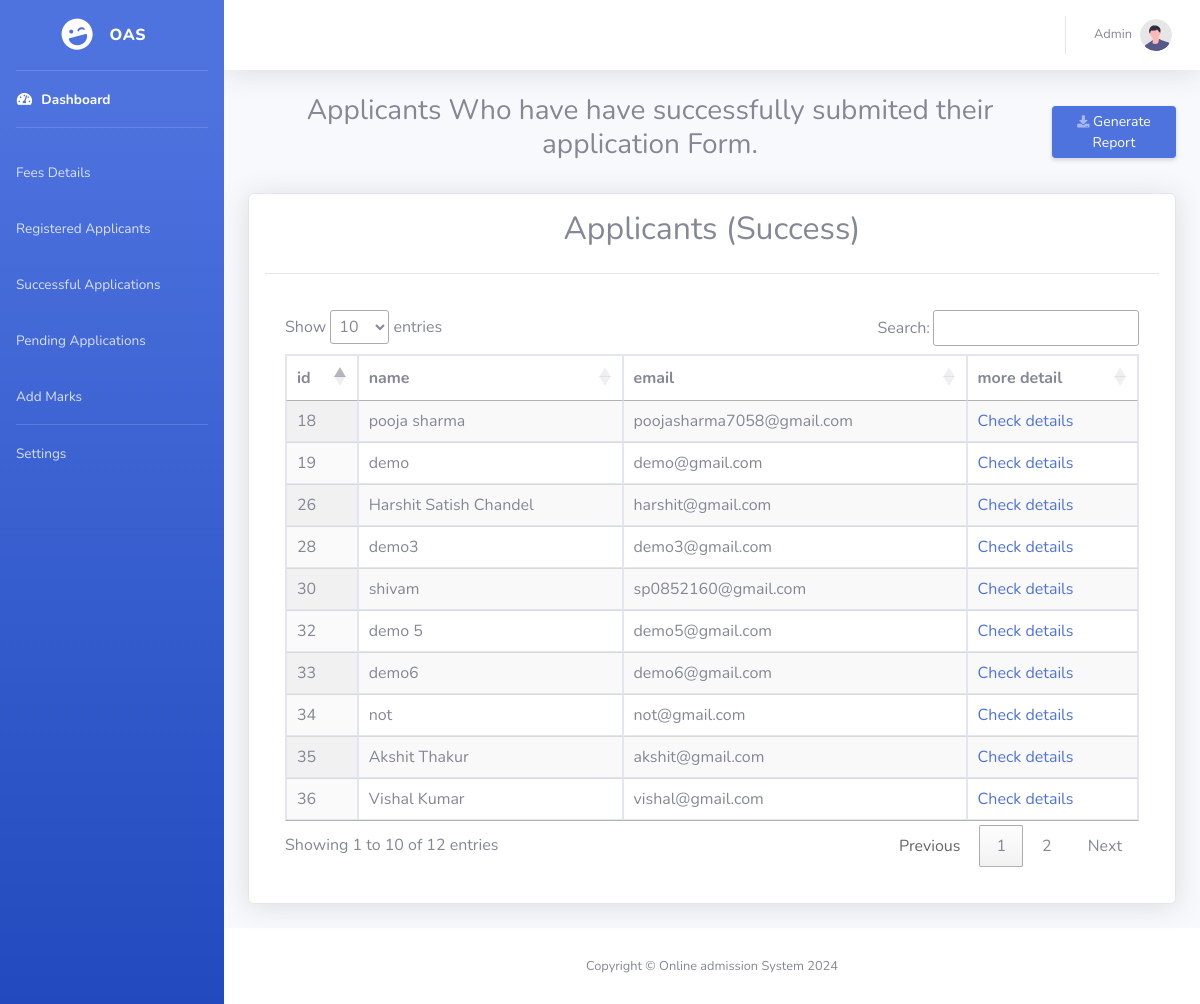
/admin-panel/applicantdetail.php (signed in), run on the app's committed database.
### tables this page shows
CREATE TABLE `user` (
  `id` int(11) NOT NULL,
  `name` varchar(255) NOT NULL,
  `email` varchar(255) NOT NULL,
  `pass` varchar(255) NOT NULL,
  `role` enum('admin','applicant') NOT NULL
);

### admin-panel/applicantdetail.php (the view, shortened to what this page needs)
<?php
require "../db.php";
if (isset($_SESSION['admin_id'])) {
$resultDetails = mysqli_query($conn,"SELECT * FROM user WHERE role!='admin'");
?>
<!DOCTYPE html>
<html>
<head>
	<?php require "head-files.php"; ?>
</head>
<body id="page-top">
    <div id="wrapper">
        <?php require "sidebar.php";?>
        <div id="content-wrapper" class="d-flex flex-column">
            <div id="content">
                <?php require "topbar.php";?>
                <div class="container-fluid">
                    <div class="d-sm-flex align-items-center justify-content-between mb-4">
                        <h3 class="text-center"> Applicants Who have have successfully submited their application Form.</h3>
                        <button id="btnExport" class="d-none d-sm-inline-block btn btn-sm btn-primary shadow-sm"><i class="fas fa-download fa-sm text-white-50"></i> Generate Report</a>
                    </div>
                  <div class="card shadow mb-4 p-3">
                    <div class="text-center">
                    <h2>Applicants (Success)</h2>
                </div>
                <hr>
<div class='card-body'>
<div class='table-responsive'>
<table class='table table-bordered display' id="table">
    <thead>
<tr>
<th>id</th>
<th>name</th>
<th>email</th>
<th>more detail</th>
</tr>
</thead>
<tbody>
<?php
while($rowDetails = mysqli_fetch_array($resultDetails))
{
	$user_id=$rowDetails['id'];
	$checkStatus=mysqli_query($conn,"SELECT * FROM `application_status` WHERE `user_id` ='$user_id'");
	$Status = mysqli_fetch_assoc($checkStatus);
	if($Status != '')
	{
		if($Status['status']=="success")
		{
			echo "<tr>";
			echo "<td>" . $rowDetails['id'] . "</td>";
			echo "<td >" . $rowDetails['name'] . "</td>";
			echo "<td >" . $rowDetails['email'] . "</td>";
			echo "<td><a href='applicant.php?applicantId=". $rowDetails['id'] ."'>Check details</a></td>";
            echo "</tr>";
		}
	}
}
?>
</tbody>
</table>
</div></div>
</div>
                </div>
            </div>
    <?php
require "footer.php";
?>
</body>
</html>
	<?php
}
?>

### admin-panel/topbar.php (shortened to what this page needs)
<?php
$admin_id=$_SESSION['admin_id'];
$query = "SELECT * from `user` WHERE `id`='$admin_id'";
$result = mysqli_query($conn, $query);
$row = mysqli_fetch_assoc($result);
?>
<nav class="navbar navbar-expand navbar-light bg-white topbar mb-4 static-top shadow">
    <ul class="navbar-nav ml-auto">
        <li class="nav-item dropdown no-arrow">
            <a class="nav-link dropdown-toggle" href="#" id="userDropdown" role="button"
            data-toggle="dropdown" aria-haspopup="true" aria-expanded="false">
            <span class="mr-2 d-none d-lg-inline text-gray-600 small"><?php echo $row['name'] ?></span>
            <img class="img-profile rounded-circle"
            src="img/undraw_profile.svg">
        </a>
</li>
</ul>
</nav>

### data on the page
user: name "Admin"
user: id "18", name "pooja sharma", email "poojasharma7058@gmail.com"
user: id "19", name "demo", email "demo@gmail.com"
user: id "26", name "Harshit Satish Chandel", email "harshit@gmail.com"
user: id "28", name "demo3", email "demo3@gmail.com"
user: id "30", name "shivam", email "sp0852160@gmail.com"
user: id "32", name "demo 5", email "demo5@gmail.com"
user: id "33", name "demo6", email "demo6@gmail.com"
user: id "34", name "not", email "not@gmail.com"
user: id "35", name "Akshit Thakur", email "akshit@gmail.com"
user: id "36", name "Vishal Kumar", email "vishal@gmail.com"
